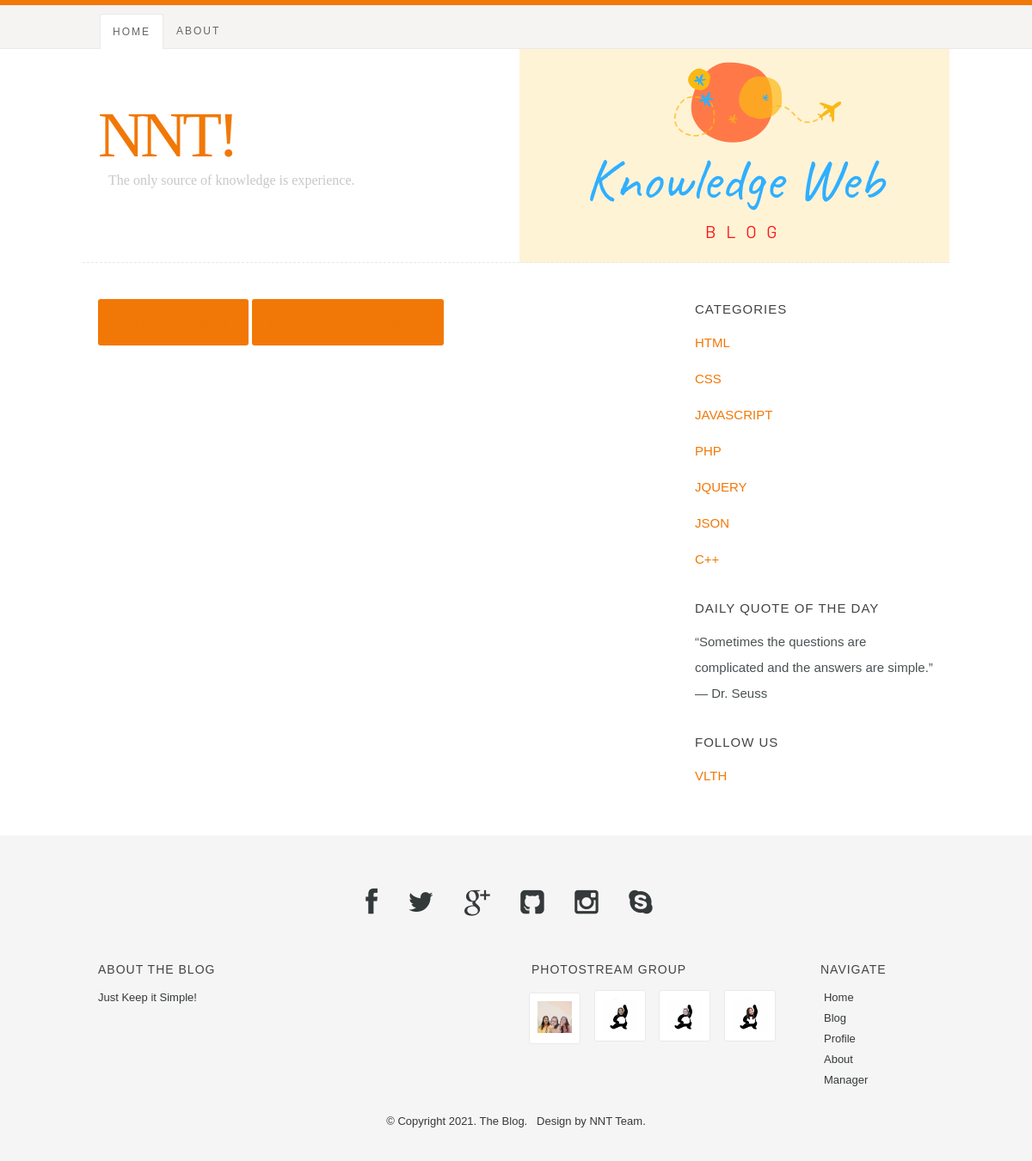
The app's page /admin.php with its own data.
### tables this page shows
CREATE TABLE IF NOT EXISTS `categories` (
  `id` int(3) NOT NULL AUTO_INCREMENT,
  `name` text NOT NULL,
  PRIMARY KEY (`id`)
);

### resources/functions/blog.php (called while the page is built, shortened)
<?php
function get_categories($id = null){
  global $conn;
   $categories = array();
   $query = mysqli_query($conn,"SELECT `id`,`name` FROM `categories`");
   while($row = mysqli_fetch_assoc($query)){
    $categories[] = $row;
   }
   return $categories;
}

### admin.php (the view, shortened to what this page needs)
<!DOCTYPE html>
<html class="no-js" lang="en">
<head>
   <link rel="stylesheet" href="css/default.css">
	<link rel="stylesheet" href="css/layout.css">
	<link rel="stylesheet" href="css/media-queries.css">
</head>
<body>
   <header id="top">
   	<div class="row">
   		<div class="header-content twelve columns">
		      <h1 id="logo-text"><a href="index.php" title="">NNT!</a></h1>
				<p id="intro">The only source of knowledge is experience.</p>
			</div>
	   </div>
	   <nav id="nav-wrap">
	   	<div class="row">
			   	<ul id="nav" class="nav">
			      	<li class="current"><a href="index.php">Home</a></li>
			      	<li><a href="page.html">About</a></li>
			   	</ul>
	   	</div>
	   </nav>
   </header>
   <div id="content-wrap">
   	<div class="row">
   		<div id="main" class="eight columns">
	   		<article class="entry">
					<header class="entry-header">
						<div class="entry-meta">
        <button type='button' value='Add Category' /><a href="add_category.php">Add Category</a></button>
		<button type='button' value='Add Category' /><a href="category_list.php">Delete Categories</a></button>
						</div>
					</header>
				</article>
   		</div>
   		<div id="sidebar" class="four columns">
   			<div class="widget widget_categories group">
   				<h3>Categories</h3>
   				<?php
     foreach(get_categories() as $category){
     ?>
      <p><a href="manage_category.php?id=<?php echo $category['id'];?>"><?php echo $category['name']; ?></a>
     <?php
     }
     ?>
				</div>
				<div class="widget widget_text group">
					<h3>Daily Quote of the Day</h3>
				<p>“Sometimes the questions are complicated and the answers are simple.” ― Dr. Seuss</p>
   			</div>
			   <div class="widget widget_text group">
					<h3>Follow us</h3>
               <a href="https://phys.hcmus.edu.vn/vat-ly-tin-hoc">VLTH</a> <br>
            </div>
   		</div>
   	</div>
   </div>
   <footer>
      <div class="row">
      	<div class="twelve columns">
				<ul class="social-links">
               <li><a href="https://www.facebook.com/"><i class="fa fa-facebook"></i></a></li>
               <li><a href="https://twitter.com/"><i class="fa fa-twitter"></i></a></li>
               <li><a href="https://www.google.com.sg/"><i class="fa fa-google-plus"></i></a></li>
               <li><a href="https://github.com/"><i class="fa fa-github-square"></i></a></li>
               <li><a href="https://www.instagram.com/"><i class="fa fa-instagram"></i></a></li>
               <li><a href="https://www.skype.com/en/"><i class="fa fa-skype"></i></a></li>
            </ul>
      	</div>
         <div class="six columns info">
            <h3>About The Blog</h3>
            <p>Just Keep it Simple!
            </p>
         </div>
        <div class="four columns">
            <h3>Photostream group</h3>
            <ul class="photostream group">
               <li><a><img alt="thumbnail" src="images/nhom.jpg"></a></li>
               <li><a><img alt="thumbnail" src="images/tra.jpg"></a></li>
               <li><a><img alt="thumbnail" src="images/ngan.jpg"></a></li>
               <li><a><img alt="thumbnail" src="images/nganhuynh.jpg"></a></li>
            </ul>
         </div>
        <div class="two columns">
            <h3 class="social">Navigate</h3>
            <ul class="navigate group">
            <li><a href="#">Home</a></li>
            <li><a href="#">Blog</a></li>
            <li><a href="#">Profile</a></li>
            <li><a href="#">About</a></li>
            <li><a href="#">Manager</a></li>
            </ul>
         </div>
         <p class="copyright">&copy; Copyright 2021. The Blog. &nbsp; Design by NNT Team.</p>
      </div>
   </footer>
</body>
</html>

### css/default.css (style rules this page uses)
html, body, div, span, object, iframe, h1, h2, h3, h4, h5, h6, p, blockquote, pre, abbr, address, cite, code, del, dfn, em, img, ins, kbd, q, samp, small, strong, sub, sup, var, b, i, dl, dt, dd, ol, ul, li, fieldset, form, label, legend, table, caption, tbody, tfoot, thead, tr, th, td, article, aside, canvas, details, figcaption, figure, footer, header, hgroup, menu, nav, section, summary, time, mark, audio, video { margin: 0; padding: 0; border: 0; outline: 0; font-size: 100%; vertical-align: baseline; background: transparent; }
article,aside,details,figcaption,figure, footer,header,hgroup,menu,nav,section { display: block; }
*, *:before, *:after { -moz-box-sizing: border-box; -webkit-box-sizing: border-box; box-sizing: border-box; }
html { font-size: 62.5%; }
body { background: #fff; font-family: 'merriweather-regular', sans-serif; font-weight: normal; font-size: 15px; line-height: 30px; color: #4A5153; -webkit-font-smoothing: antialiased; -webkit-text-size-adjust: 100%; }
h1, h2, h3, h4, h5, h6 { color: #444; font-family: 'opensans-semibold', sans-serif; font-weight: normal; text-rendering: optimizeLegibility; }
h1 a, h2 a, h3 a, h4 a, h5 a, h6 a { font-weight: inherit; }
h1 { font-size: 38px; line-height: 42px; margin-bottom: 12px; letter-spacing: -1px; }
h3 { font-size: 22px; line-height: 30px; margin-bottom: 12px; }
p { margin: 0 0 30px 0; }
a, a:visited { text-decoration: none; outline: 0; color: #f17806; -webkit-transition: color .3s ease-in-out; -moz-transition: color .3s ease-in-out; -o-transition: color .3s ease-in-out; transition: color .3s ease-in-out; }
p a, p a:visited { line-height: inherit; }
ul, ol { margin-bottom: 24px; margin-top: 12px; }
ul { list-style: none }
ul li { padding-left: 4px; }
img, video, iframe, embed, object { max-width: 100%; height: auto; }
.button, .button:visited, button, input[type="submit"], input[type="reset"], input[type="button"] { font: 14px/30px 'opensans-bold', sans-serif; background: #f17806; color: #fff; display: inline-block; text-decoration: none; padding: 12px 20px; margin-bottom: 18px; border: none; cursor: pointer; height: auto; text-transform: uppercase; letter-spacing: 2px; text-align: center; -webkit-transition: all .2s ease-in-out; -moz-transition: all .2s ease-in-out; -o-transition: all .2s ease-in-out; -ms-transition: all .2s ease-in-out; transition: all .2s ease-in-out; border-radius: 3px; }
input, button { -webkit-font-smoothing: antialiased; }
.row { width: 94%; max-width: 1008px; margin: 0 auto; }
.row:before, .row:after { content: " "; display: table; }
.row:after { clear: both; }
.column, .columns { position: relative; padding: 0 18px; min-height: 1px; float: left; }
[class*="column"] + [class*="column"]:last-child { float: right; }
.two, .row .two { width: 16.66667%; }
.four, .row .four { width: 33.33333%; }
.six, .row .six { width: 50%; }
.eight, .row .eight { width: 66.66667%; }
.twelve, .row .twelve { width: 100%; }
.group:before, .group:after { content: " "; display: table; }
.group:after { clear: both; }

### css/media-queries.css (style rules this page uses)
@media only screen and (min-width: 768px) { #nav-wrap ul#nav { display: block !important; } }

### records on screen
categories: name "HTML"
categories: name "CSS"
categories: name "JAVASCRIPT"
categories: name "PHP"
categories: name "JQUERY"
categories: name "JSON"
categories: name "C++"
